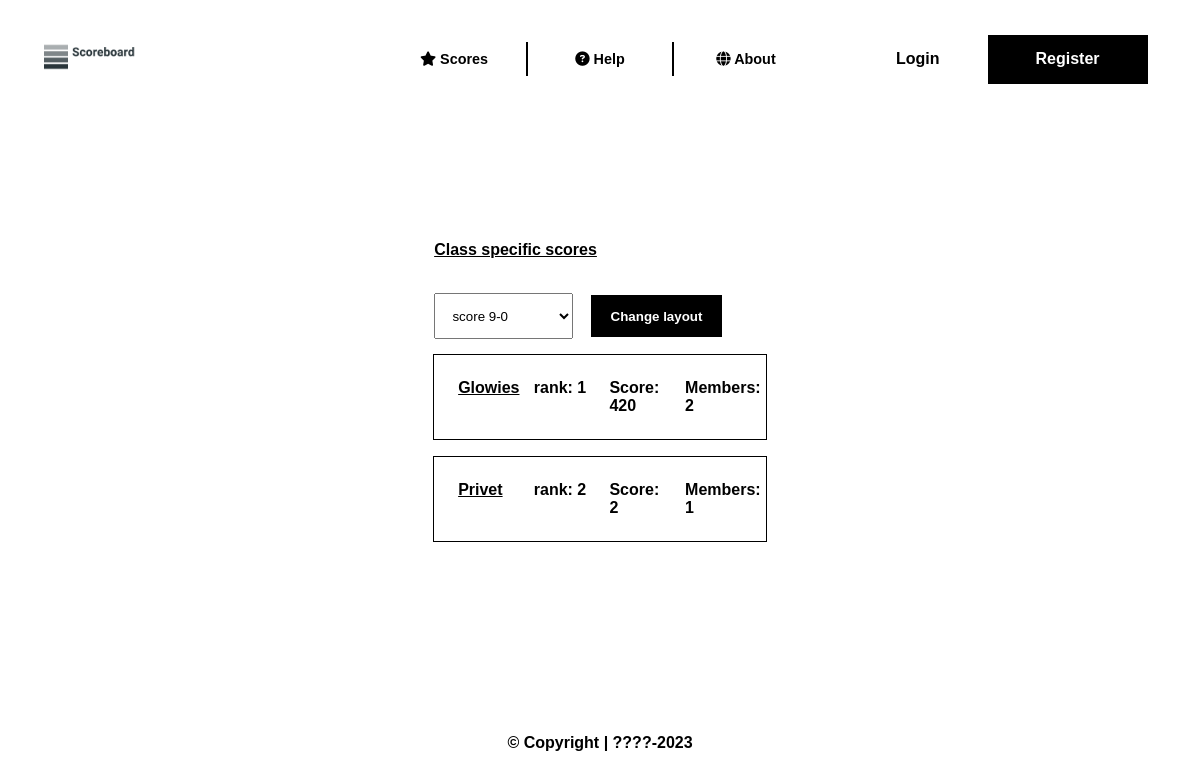
Before: /index.php?page=scores with the older database file.
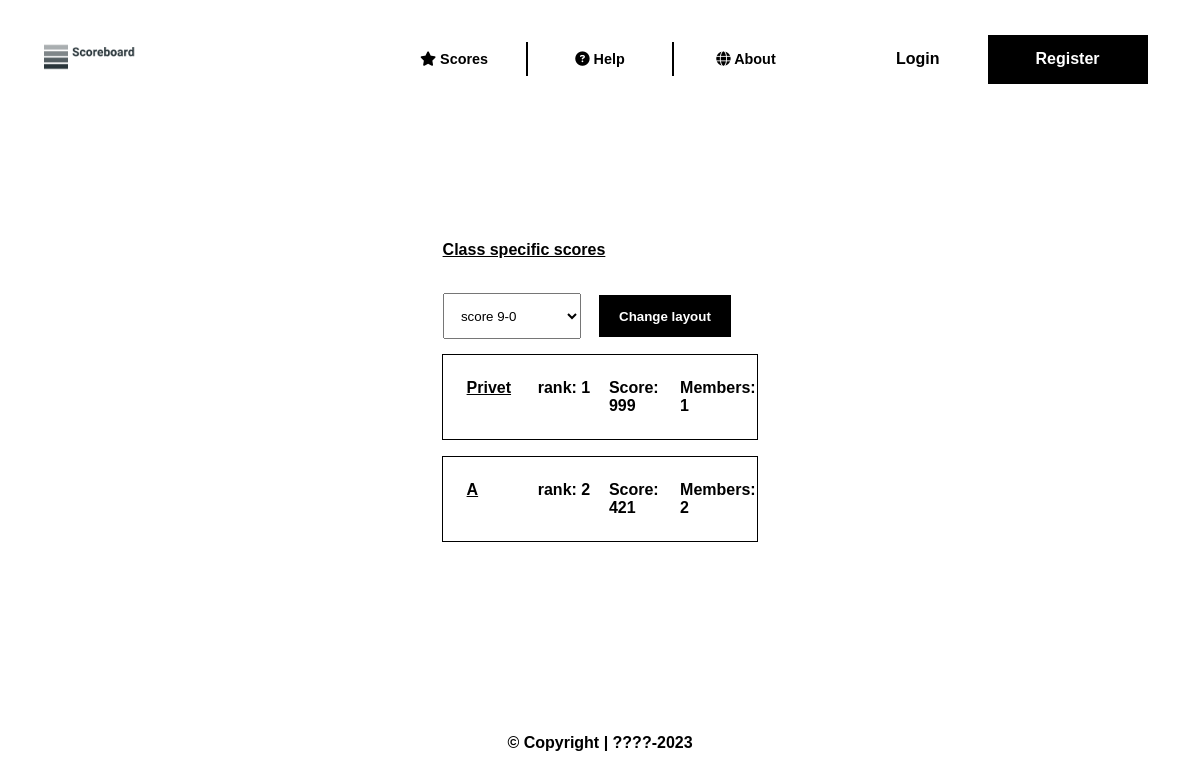
After: the same page with the newer database file.
### tables this page shows
CREATE TABLE `score` (
  `id` int NOT NULL,
  `group_id` int NOT NULL,
  `score` float NOT NULL DEFAULT '0'
);

CREATE TABLE `group_info` (
  `id` int NOT NULL,
  `name` varchar(32) NOT NULL,
  `description` varchar(256) NOT NULL
);

### html/src/class/PageRenderer.class.php (called while the page is built, shortened)
<?php
class PageRenderer
{
    private static $incDir;
    private static $pagesPath;
    public static function initialize()
    {
        self::$incDir = $_SERVER['DOCUMENT_ROOT'] . "/src/inc";
        self::$pagesPath = $_SERVER['DOCUMENT_ROOT'] . "/pages";
    }
    public static function renderPage($page)
    {
        $page = htmlspecialchars(trim($page));
        $pagePath = self::$pagesPath . "/$page.php";
        $errorPath = $_SERVER['DOCUMENT_ROOT'] . "/src/errors/404.php";
        require_once self::$incDir . "/header.inc.php";
        require_once (file_exists($pagePath)) ? $pagePath : $errorPath;
        require_once self::$incDir . "/footer.inc.php";
    }
}

### html/index.php (called while the page is built, shortened)
<?php
PageRenderer::renderPage(sanitizeInput($_GET['page']));

### html/src/inc/class_autoloader.inc.php (called while the page is built, shortened)
<?php
spl_autoload_register(function ($class) {
    $class = str_replace('\\', '/', $class);
    $baseDir = "{$_SERVER['DOCUMENT_ROOT']}/src/class";
    $extension = ".class.php";
    $fullPath = "$baseDir/$class$extension";
});

### html/src/class/Dbh.class.php (called while the page is built, shortened)
<?php
class Dbh
{
    protected static $pdo;
    public static function startConnection()
    {
        $dsn = "mysql:host=". DB_HOST .";port=". DB_PORT .";dbname=". DB_NAME;
        $user = DB_USER;
        $password = DB_PASS;
        try {
            self::$pdo = new PDO($dsn, $user, $password);
            self::$pdo->setAttribute(PDO::ATTR_ERRMODE, PDO::ERRMODE_EXCEPTION);
        } catch(PDOException $e) {
            echo "Connection failed: " . $e->getMessage();
            return false;
        }
        return true;
    }
    public static function getConnection()
    {
        return self::$pdo;
    }
}

### html/src/class/Score.class.php (called while the page is built, shortened)
<?php
class Score
{
    private static $pdo;
    public static function initialize(): void
    {
        self::$pdo = Dbh::getConnection();
    }
    public static function getScores($orderStyle = "scoreDESC")
    {
        $query = "
            SELECT `score`.*, `group_info`.*, COUNT(`group_member`.id) as 'member_count',
                RANK() OVER(ORDER BY `score`.score DESC) AS 'rank'
            FROM `score`
            INNER JOIN `group_info` ON `group_info`.id = `score`.group_id
            INNER JOIN `group_member` ON `group_member`.group_id = `group_info`.id
            GROUP BY `score`.id, `group_info`.id
            ORDER BY
        ";
        switch ($orderStyle) {
            default:
                $query .= "`score`.score DESC";
                break;
        }
        $query .= ";";
        $sto = self::$pdo->prepare($query);
        $sto->execute();
        $results = $sto->fetchAll(PDO::FETCH_ASSOC);
        return $results;
    }
}

### html/pages/scores.php (the view, shortened to what the changed rows need)
<?php
$orderType = (isset($_GET['o'])) ? DataProcessor::sanitizeData($_GET['o']) : null;
$scores = Score::getScores($orderType);
$userClass = (DataProcessor::registeredValue('class_member', ['user_id' => $_SESSION['user']['id']])) ? SchoolClass::getUserClass($_SESSION['user']['id'])['id'] : 1;
echo "
    <a href='index.php?page=scores_class&c=$userClass&o=scoreDESC'>Class specific scores</a><br>
    <div class='score-add'>
        <select name='groups' id='order-selector'>
            <option value='scoreDESC' ". ($orderType == "scoreDESC" ? "selected" : "") .">score 9-0</option>
            <option value='scoreASC' ". ($orderType == "scoreASC" ? "selected" : "") .">score 0-9</option>
            <option value='nameAZ' ". ($orderType == "nameAZ" ? "selected" : "") .">name A-Z</option>
            <option value='nameZA' ". ($orderType == "nameZA" ? "selected" : "") .">name Z-A</option>
            <option value='descAZ' ". ($orderType == "descAZ" ? "selected" : "") .">description A-Z</option>
            <option value='descZA' ". ($orderType == "descZA" ? "selected" : "") .">description Z-A</option>
        </select>
        <input type='submit' value='Change layout' id='order-selector-submit'>
    </div>
";
foreach ($scores as $score) {
    echo "
        <div class='group'>
    ";
    if (!empty($_SESSION['user']) && DataProcessor::registeredValue('group_member', [
        'user_id' => $_SESSION['user']['id'],
        'group_id' => $score['group_id']
    ])) {
        echo "<p id='group-name'><a href='index.php?page=group&id={$score['group_id']}'>{$score['name']} [Your group]</a></p>";
    } else {
        echo "<p id='group-name'><a href='index.php?page=group&id={$score['group_id']}'>{$score['name']}</a></p>";
    }
    echo "
            <p id='group-rank'>rank: {$score['rank']}</p>
            <p id='group-score'>Score: {$score['score']}</p>
            <p id='group-member_count'>Members: {$score['member_count']}</p>
        </div><br>
    ";
}
?>

Changed rows visible on the page:
changed score "Privet": rank "2" → "1"; score "2" → "999"; moves up the list
changed score (number 2 of 2 on the later page): group_info.name "Glowies" → "A"; rank "1" → "2"; score "420" → "421"
